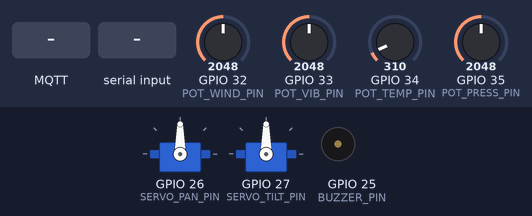
The sketch below on a simulated ESP32. On the bench: 2 × servo, buzzer (waves = sounding). The inputs (shaded band) are chosen by the test bench; at power-on: GPIO 33 (POT_VIB_PIN) = 2048, GPIO 32 (POT_WIND_PIN) = 2048, GPIO 34 (POT_TEMP_PIN) = 310, GPIO 35 (POT_PRESS_PIN) = 2048. WiFi joins after 1.5 s; servers stay silent unless stated; random numbers use the default seed unless the sketch sets one; no MQTT or app messages arrive unless stated; what the sketch prints to the serial monitor is not drawn.

Above: at 3.2 s.
3.3 s: MQTT message "BUZZER:ON" arrives on the first subscribed topic
At 4.5 s:
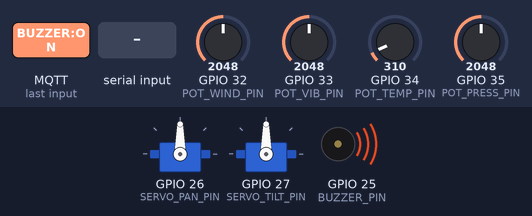
4.8 s: "SERVO:,45\n" received over Serial
At 5.5 s:
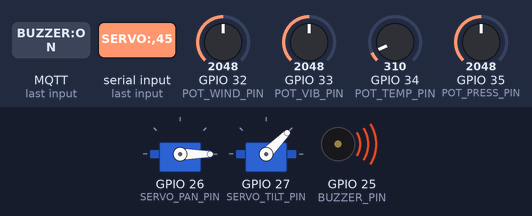
6.3 s: MQTT message "BUZZER:OFF" arrives on the first subscribed topic
At 7.5 s:
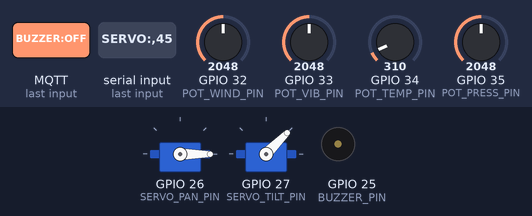
7.8 s: GPIO 33 (POT_VIB_PIN) set to 2628
9.3 s: GPIO 33 (POT_VIB_PIN) set to 2746
12.3 s: GPIO 32 (POT_WIND_PIN) set to 749
13.8 s: GPIO 32 (POT_WIND_PIN) set to 606
Timing chart, 0 to 16.8 s (numbered marks = the images above; inputs shaded):
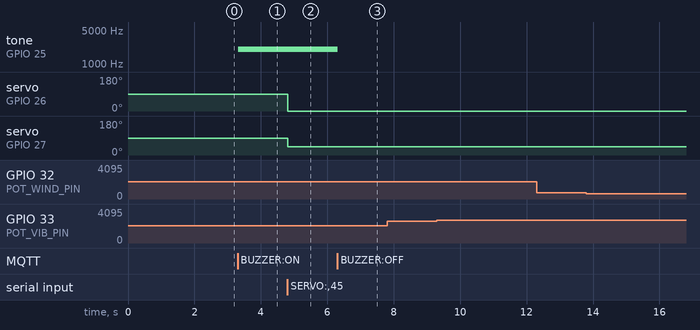

Measured:
- after the input at 3.3 s, tone on GPIO 25 (BUZZER_PIN): silent → 2000 Hz at once
- after the input at 4.8 s, servo on GPIO 26 (SERVO_PAN_PIN): 90° → 0° at once; servo on GPIO 27 (SERVO_TILT_PIN): 90° → 45° at once
- after the input at 6.3 s, tone on GPIO 25 (BUZZER_PIN): 2000 Hz → silent at once
- after the input at 7.8 s, every drawn part: stays the same
- after the input at 9.3 s, every drawn part: stays the same
- after the input at 12.3 s, every drawn part: stays the same
- after the input at 13.8 s, every drawn part: stays the same

The sketch:

wokwi.ino
```cpp
/*
  HAADS SIH 26050 - Wokwi ESP32 Firmware with MQTT Telemetry & Serial Diagnostics
  Board: ESP32 DevKit V1
  Sensors: MPU6050 (IMU), BME280 (Temp/Press), 4 Potentiometers
  Actuators: Pan Servo (GPIO 26), Tilt Servo (GPIO 27)
  WiFi: Wokwi-GUEST
  MQTT Broker: broker.hivemq.com:1883
  Telemetry Topic: isr/sih/26050/telemetry
  Servo Command Topic: isr/sih/26050/servo
*/

#include <Wire.h>
#include <WiFi.h>
#include <PubSubClient.h>
#include <ESP32Servo.h>
#include <Adafruit_MPU6050.h>
#include <Adafruit_Sensor.h>
#include <Adafruit_BME280.h>

// WiFi & MQTT Configuration
const char* ssid = "Wokwi-GUEST";
const char* password = "";
const char* mqtt_servers[] = {"test.mosquitto.org", "broker.emqx.io", "broker.hivemq.com"};
const int num_brokers = 3;
int current_broker_idx = 0;
const int mqtt_port = 1883;
const char* mqtt_topic_telemetry = "isr/sih/26050/telemetry";
const char* mqtt_topic_servo = "isr/sih/26050/servo";
const char* mqtt_topic_buzzer = "isr/sih/26050/buzzer";

WiFiClient espClient;
PubSubClient mqttClient(espClient);

// Pin Definitions
#define POT_TEMP_PIN      34
#define POT_PRESS_PIN     35
#define POT_WIND_PIN      32
#define POT_VIB_PIN       33

#define SERVO_PAN_PIN     26
#define SERVO_TILT_PIN    27
#define BUZZER_PIN        25

// Sensor & Servo Objects
Adafruit_MPU6050 mpu;
Adafruit_BME280 bme;
Servo panServo;
Servo tiltServo;

bool mpuOK = false;
bool bmeOK = false;
bool buzzer_active = false;

// Telemetry State Variables
float sim_temperature = 20.0;
float sim_pressure = 950.0;
float sim_wind_speed = 5.0;
float sim_vibration = 0.1;
String sim_vibration_str = "LOW";

int pan_angle = 90;
int tilt_angle = 90;
unsigned long lastTelemetryTime = 0;

void callback(char* topic, byte* payload, unsigned int length) {
  String message = "";
  for (int i = 0; i < length; i++) {
    message += (char)payload[i];
  }
  message.trim();

  if (message.startsWith("SERVO:")) {
    int commaIndex = message.indexOf(',');
    if (commaIndex > 0) {
      pan_angle = message.substring(6, commaIndex).toInt();
      tilt_angle = message.substring(commaIndex + 1).toInt();
      pan_angle = constrain(pan_angle, 0, 180);
      tilt_angle = constrain(tilt_angle, 0, 180);
      panServo.write(pan_angle);
      tiltServo.write(tilt_angle);
      Serial.print("[ESP32] SERVO_UPDATED -> Pan: ");
      Serial.print(pan_angle);
      Serial.print(" | Tilt: ");
      Serial.println(tilt_angle);
    }
  } else if (message == "BUZZER:ON" || message == "BUZZER_ON") {
    buzzer_active = true;
    tone(BUZZER_PIN, 2000); // 2000Hz Alarm Tone
    Serial.println("[ESP32] 🚨 BUZZER_ALARM -> SOUND ON (2000Hz Tone Active)");
  } else if (message == "BUZZER:OFF" || message == "BUZZER_OFF") {
    buzzer_active = false;
    noTone(BUZZER_PIN);
    digitalWrite(BUZZER_PIN, LOW);
    Serial.println("[ESP32] 🔇 BUZZER_ALARM -> SOUND OFF");
  }
}

void setupWiFi() {
  delay(10);
  Serial.print("[ESP32] WIFI_CONNECTING to ");
  Serial.print(ssid);
  Serial.println("...");
  WiFi.mode(WIFI_STA);
  WiFi.begin(ssid, password);

  int attempts = 0;
  while (WiFi.status() != WL_CONNECTED && attempts < 20) {
    delay(250);
    Serial.print(".");
    attempts++;
  }

  if (WiFi.status() == WL_CONNECTED) {
    Serial.println("");
    Serial.print("[ESP32] WIFI_CONNECTED | IP: ");
    Serial.println(WiFi.localIP());
  } else {
    Serial.println("");
    Serial.println("[ESP32] WIFI_CONNECTION_FAILED");
  }
}

void reconnectMQTT() {
  if (WiFi.status() != WL_CONNECTED) return;

  if (!mqttClient.connected()) {
    const char* target_server = mqtt_servers[current_broker_idx];
    mqttClient.setServer(target_server, mqtt_port);
    Serial.print("[ESP32] MQTT_CONNECTING to ");
    Serial.print(target_server);
    Serial.print(":");
    Serial.print(mqtt_port);
    Serial.println("...");

    String clientId = "HAADS-ESP32-Wokwi-";
    clientId += String(random(0xffff), HEX);

    if (mqttClient.connect(clientId.c_str())) {
      Serial.println("[ESP32] MQTT_CONNECTED");
      mqttClient.subscribe(mqtt_topic_servo);
      mqttClient.subscribe(mqtt_topic_buzzer);
      Serial.print("[ESP32] MQTT_SUBSCRIBED to ");
      Serial.print(mqtt_topic_servo);
      Serial.print(" & ");
      Serial.println(mqtt_topic_buzzer);
    } else {
      Serial.print("[ESP32] MQTT_CONNECT_FAILED | Code: ");
      Serial.println(mqttClient.state());
      current_broker_idx = (current_broker_idx + 1) % num_brokers;
    }
  }
}

void setup() {
  Serial.begin(115200);
  delay(500);
  Serial.println("==============================================");
  Serial.println("HAADS SIH 26050 - WOKWI ESP32 MQTT FIRMWARE");
  Serial.println("==============================================");

  // Initialize Wire (I2C)
  Wire.begin(21, 22);

  // MPU6050 Init
  if (mpu.begin()) {
    mpuOK = true;
    mpu.setAccelerometerRange(MPU6050_RANGE_8_G);
    mpu.setGyroRange(MPU6050_RANGE_500_DEG);
    mpu.setFilterBandwidth(MPU6050_BAND_21_HZ);
    Serial.println("[ESP32] MPU6050_INITIALIZED");
  } else {
    Serial.println("[ESP32] MPU6050_NOT_FOUND");
  }

  // BME280 Init
  if (bme.begin(0x76) || bme.begin(0x77)) {
    bmeOK = true;
    Serial.println("[ESP32] BME280_INITIALIZED");
  } else {
    Serial.println("[ESP32] BME280_NOT_FOUND");
  }

  // Servo Setup
  ESP32PWM::allocateTimer(0);
  ESP32PWM::allocateTimer(1);
  panServo.setPeriodHertz(50);
  tiltServo.setPeriodHertz(50);
  panServo.attach(SERVO_PAN_PIN, 500, 2400);
  tiltServo.attach(SERVO_TILT_PIN, 500, 2400);
  panServo.write(pan_angle);
  tiltServo.write(tilt_angle);

  pinMode(POT_TEMP_PIN, INPUT);
  pinMode(POT_PRESS_PIN, INPUT);
  pinMode(POT_WIND_PIN, INPUT);
  pinMode(POT_VIB_PIN, INPUT);
  pinMode(BUZZER_PIN, OUTPUT);
  digitalWrite(BUZZER_PIN, LOW);

  setupWiFi();
  mqttClient.setCallback(callback);
}

void loop() {
  if (WiFi.status() == WL_CONNECTED) {
    if (!mqttClient.connected()) {
      reconnectMQTT();
    }
    mqttClient.loop();
  }

  // Read Potentiometers & Map Values
  int raw_temp = analogRead(POT_TEMP_PIN);
  int raw_press = analogRead(POT_PRESS_PIN);
  int raw_wind = analogRead(POT_WIND_PIN);
  int raw_vib = analogRead(POT_VIB_PIN);

  // Temp map: 0..4095 -> -30.0 .. +30.0 °C
  sim_temperature = -30.0 + (raw_temp / 4095.0) * 60.0;

  // Pressure map: 0..4095 -> 500.0 .. 1000.0 hPa
  sim_pressure = 500.0 + (raw_press / 4095.0) * 500.0;

  // Wind speed map: 0..4095 -> 0.0 .. 60.0 km/h
  sim_wind_speed = (raw_wind / 4095.0) * 60.0;

  // Vibration magnitude: 0.0 .. 1.0
  sim_vibration = raw_vib / 4095.0;
  if (sim_vibration < 0.33) {
    sim_vibration_str = "LOW";
  } else if (sim_vibration < 0.66) {
    sim_vibration_str = "MEDIUM";
  } else {
    sim_vibration_str = "HIGH";
  }

  // Read Serial Commands (Fallback Pan/Tilt control)
  if (Serial.available()) {
    String input = Serial.readStringUntil('\n');
    input.trim();
    if (input.startsWith("SERVO:")) {
      int commaIndex = input.indexOf(',');
      if (commaIndex > 0) {
        pan_angle = input.substring(6, commaIndex).toInt();
        tilt_angle = input.substring(commaIndex + 1).toInt();
        pan_angle = constrain(pan_angle, 0, 180);
        tilt_angle = constrain(tilt_angle, 0, 180);
        panServo.write(pan_angle);
        tiltServo.write(tilt_angle);
      }
    }
  }

  // Publish MQTT Telemetry Heartbeat every 1.5 seconds
  if (millis() - lastTelemetryTime > 1500) {
    lastTelemetryTime = millis();

    String jsonPayload = "{";
    jsonPayload += "\"device\":\"wokwi-esp32\",";
    jsonPayload += "\"status\":\"online\",";
    jsonPayload += "\"temperature\":" + String(sim_temperature, 1) + ",";
    jsonPayload += "\"pressure\":" + String(sim_pressure, 1) + ",";
    jsonPayload += "\"wind\":" + String(sim_wind_speed, 1) + ",";
    jsonPayload += "\"vibration\":\"" + sim_vibration_str + "\",";
    jsonPayload += "\"vibration_val\":" + String(sim_vibration, 2) + ",";
    jsonPayload += "\"pan\":" + String(pan_angle) + ",";
    jsonPayload += "\"tilt\":" + String(tilt_angle) + ",";
    jsonPayload += "\"buzzer\":" + String(buzzer_active ? "true" : "false") + ",";
    jsonPayload += "\"timestamp\":" + String(millis());
    jsonPayload += "}";

    if (mqttClient.connected()) {
      bool published = mqttClient.publish(mqtt_topic_telemetry, jsonPayload.c_str());
      if (published) {
        Serial.print("[ESP32] MQTT_PUBLISH_SUCCESS -> ");
        Serial.println(mqtt_topic_telemetry);
        Serial.print("[ESP32] TELEMETRY_PUBLISHED: ");
        Serial.println(jsonPayload);
      } else {
        Serial.println("[ESP32] MQTT_PUBLISH_FAILED");
      }
    } else {
      Serial.print("[ESP32 Serial Telemetry] ");
      Serial.println(jsonPayload);
    }
  }

  delay(50);
}
```
